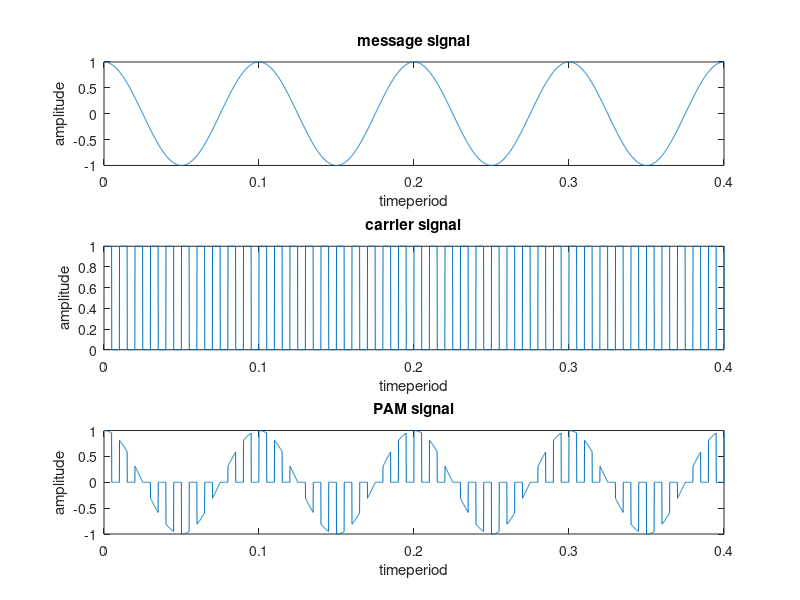

Write MATLAB code to recreate this figure.
clc;
clear all;
close all;
fc=100;
fm=fc/10;
fs=100*fc;
t=0:1/fs:4/fm;
%%============================================================
mt=cos(2*pi*fm*t);
ct=0.5*square(2*pi*fc*t)+0.5;
st=mt.*ct;
tt=[ ];
%single sided PAM
for i=1:length(st);
if st(i)==0;
tt=[tt,st(i)];
else
tt=[tt,st(i)+2];
end
end
figure(1)
%%==============================================
subplot(3,1,1);
plot(t,mt);
title('message signal');
xlabel('timeperiod');
ylabel('amplitude');
%===============================================
subplot(3,1,2);
plot(t,ct);
title('carrier signal');
xlabel('timeperiod');
ylabel('amplitude');
%================================================
subplot(3,1,3);
plot(t,st);
title('PAM signal');
xlabel('timeperiod');
ylabel('amplitude');
